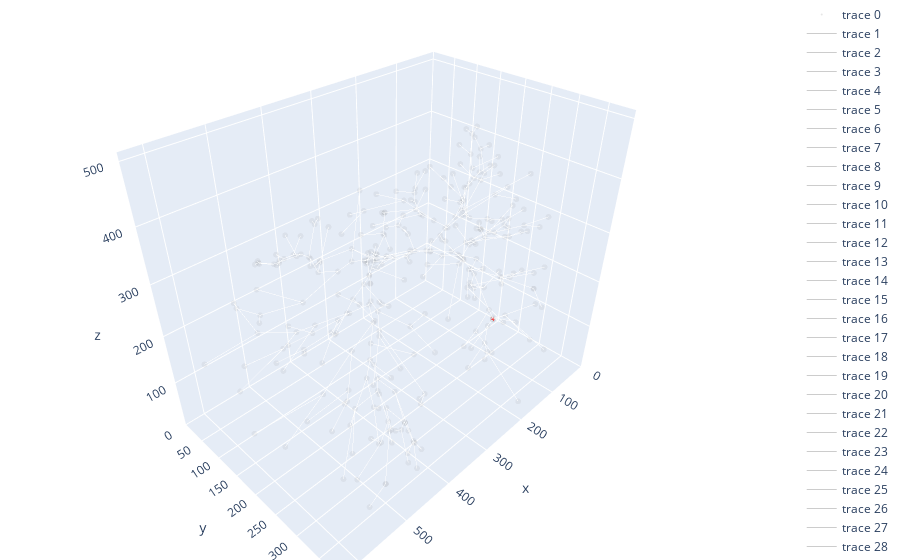

Here is the notebook cell this chart was saved with:
### Code cell
#16 Plot-2 Interactive 3D-2!: Check #Clusters: Show Cycles in Red >> Edges: {Red=InCycle, Grey=Else}, Nodes: {Grey}#{Red=Leaf, Blue=Else}

fig = make_subplots(rows=1, cols=1, specs=[[{'type': 'scatter3d'}]])
x, y, z = zip(*graph.nodes)

leaf_nodes = [node for node, degree in graph.degree if degree == 1]

node_trace = go.Scatter3d(
    x=x,
    y=y,
    z=z,
    mode='markers',
    marker=dict(
        size=2,
        color='grey', #['red' if node in leaf_nodes else 'blue' for node in graph.nodes()], # 'grey',
        opacity=0.1 #0.8
    )
)
fig.add_trace(node_trace)

for edge in graph.edges():
    x0, y0, z0 = edge[0]
    x1, y1, z1 = edge[1]
    
    edge_length = graph.edges[edge]['edge_length']
    edge_text = f'{edge_length:.2f}'  # Display the edge length as text
    
    edge_is_in_a_cycle = [edge[0],edge[1]] in EdgesInCycles or [edge[1],edge[0]] in EdgesInCycles
    
    edge_trace = go.Scatter3d(
        x=[x0, x1],
        y=[y0, y1],
        z=[z0, z1],
        mode='lines',
        line=dict(color='rgba(255, 0, 0, 0.8)' if edge_is_in_a_cycle else 'rgba(128, 128, 128, 0.4)',
            width=8 if edge_is_in_a_cycle else 1),
        hoverinfo='text',
        text=edge_text
    )
    fig.add_trace(edge_trace)

fig.update_layout(
    margin=dict(l=0, r=0, b=0, t=0),
    scene=dict(
        xaxis=dict(range=[0, max(x) + 1]),
        yaxis=dict(range=[0, max(y) + 1]),
        zaxis=dict(range=[0, max(z) + 1])
    )
)

fig.show()
